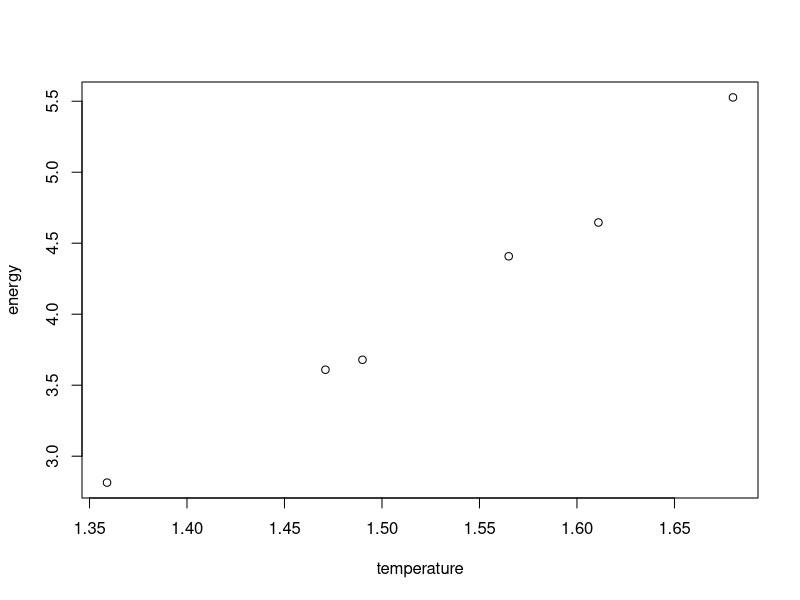
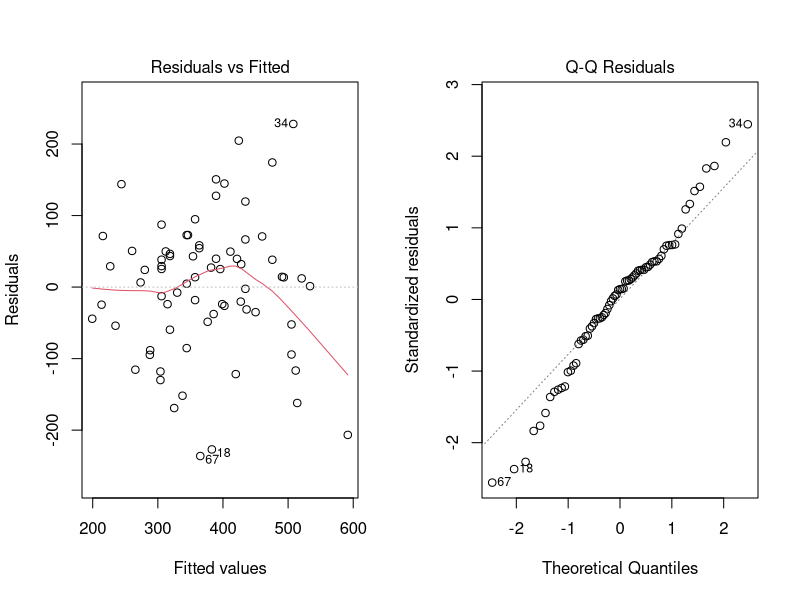
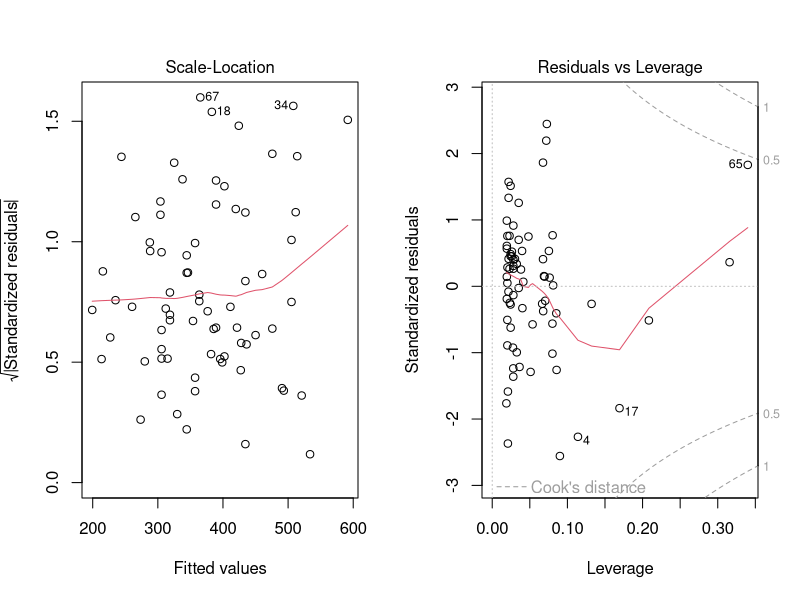

Write the R code that produced these figures, in order.
## ---- chunk 1
library(dplyr)
## ---- chunk 2
lamp <- read.table("lamp.txt", header = TRUE)
with(lamp, plot(energy ~ temperature))
## ---- chunk 3
lamp.model <- lm(log(energy) ~ temperature, data = lamp)
summary(lamp.model)
## ---- chunk 4
model1 <- nls(energy ~ th1 * exp(th2 * temperature), data = lamp, start = list(th1 = 2.5, th2 = 2.068))
summary(model1)
## ---- chunk 5
y_value <- .171 * exp(2.066 * 1.4) 
## ---- chunk 6
trailuser <- read.table("trailuser.txt", header = TRUE, stringsAsFactors = TRUE)
trailuser$dayType <- as.factor(trailuser$dayType)
trailuser$season <- as.factor(trailuser$season)

contrasts(trailuser$dayType)
contrasts(trailuser$season)

additive_model <- lm(volume ~ avgtemp + precip + dayType + season, data = trailuser)
summary(additive_model)
## ---- chunk 7
full_model <- lm(volume ~ avgtemp + precip + dayType + season, data = trailuser)
reduced_model <- lm(volume ~ avgtemp + precip + dayType, data = trailuser)
anova_results <- anova(reduced_model, full_model)
anova_results 
## ---- chunk 8
par(mfrow = c(1, 2)) 
plot(reduced_model)
## ---- chunk 9
quadratic_model <- lm(volume ~ avgtemp + I(avgtemp^2) + precip + dayType, data = trailuser)
summary(quadratic_model)
## ---- chunk 10
.25 * -148.079
## ---- chunk 11
beta0 <- -599.94041
beta1 <- 27.81275
beta2 <- -0.18344
beta3 <- -148.07875
dayType_weekend <- 0

avgtemp <- 55
precip <- 0.15

predicted_volume <- beta0 + 
                   (beta1 * avgtemp) + 
                   (beta2 * (avgtemp^2)) + 
                   (beta3 * precip) + 
                   (dayType_weekend * 93.65017)
predicted_volume
## ---- chunk 12
trailuser2 <- trailuser |>
  mutate(sqrt_precip = sqrt(precip))
## ---- chunk 13
model4 <- lm(volume ~ avgtemp + I(avgtemp^2) + sqrt_precip + dayType, data = trailuser2)

sqrt_precip_value <- sqrt(0.15)
new_data <- data.frame(avgtemp = 55,
                       I.avgtemp.2 = 55^2, sqrt_precip = sqrt_precip_value, dayType = factor("weekday", levels = c("weekday", "weekend")))
predicted_usage <- predict(model4, newdata = new_data)
predicted_usage
summary(model4)
## ---- chunk 14
intercept <- 66.45
beta_BMI <- -1.62
beta_BP <- -1.49
beta_interaction <- 0.11

BMI <- 25
BP <- 90

interaction_term <- BMI * BP

predicted_response <- intercept + (beta_BMI * BMI) + (beta_BP * BP) + (beta_interaction *(BMI * BP))
predicted_response
